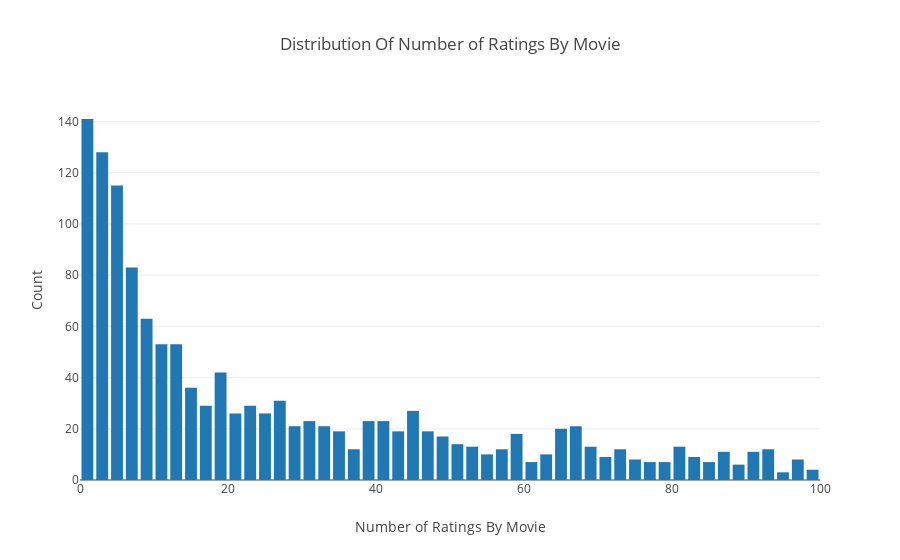

Here is the notebook cell this chart was saved with:
### Markdown cell above
# Rating distribution by movie - want to know comon count of ratings

### Code cell
# Number of ratings by title - clipped at 100
data = df.groupby('item')['rating'].count()

# Create trace
trace = go.Histogram(x = data.values,
                     name = 'Ratings',
                     xbins = dict(start = 0,
                                  end = 100,
                                  size = 2))
# Create layout
layout = go.Layout(title = 'Distribution Of Number of Ratings By Movie',
                   xaxis = dict(title = 'Number of Ratings By Movie'),
                   yaxis = dict(title = 'Count'),
                   bargap = 0.2)

# Create plot
fig = go.Figure(data=[trace], layout=layout)
iplot(fig)

### Figure 1 — Plotly figure (JSON) as saved in the notebook; plotly's stock layout.template omitted (floating-point values rounded to 4 significant figures; data arrays with more than 128 entries replaced by an {"elided": "..."} marker saying what was removed)
{"data": [{"name": "Ratings", "type": "histogram", "uid": "82a00f94-2318-4d88-9b16-cf93b34faf0b", "x": {"elided": "1682 int values"}, "xbins": {"end": 100, "size": 2, "start": 0}}], "layout": {"bargap": 0.2, "title": "Distribution Of Number of Ratings By Movie", "xaxis": {"title": "Number of Ratings By Movie"}, "yaxis": {"title": "Count"}}}
